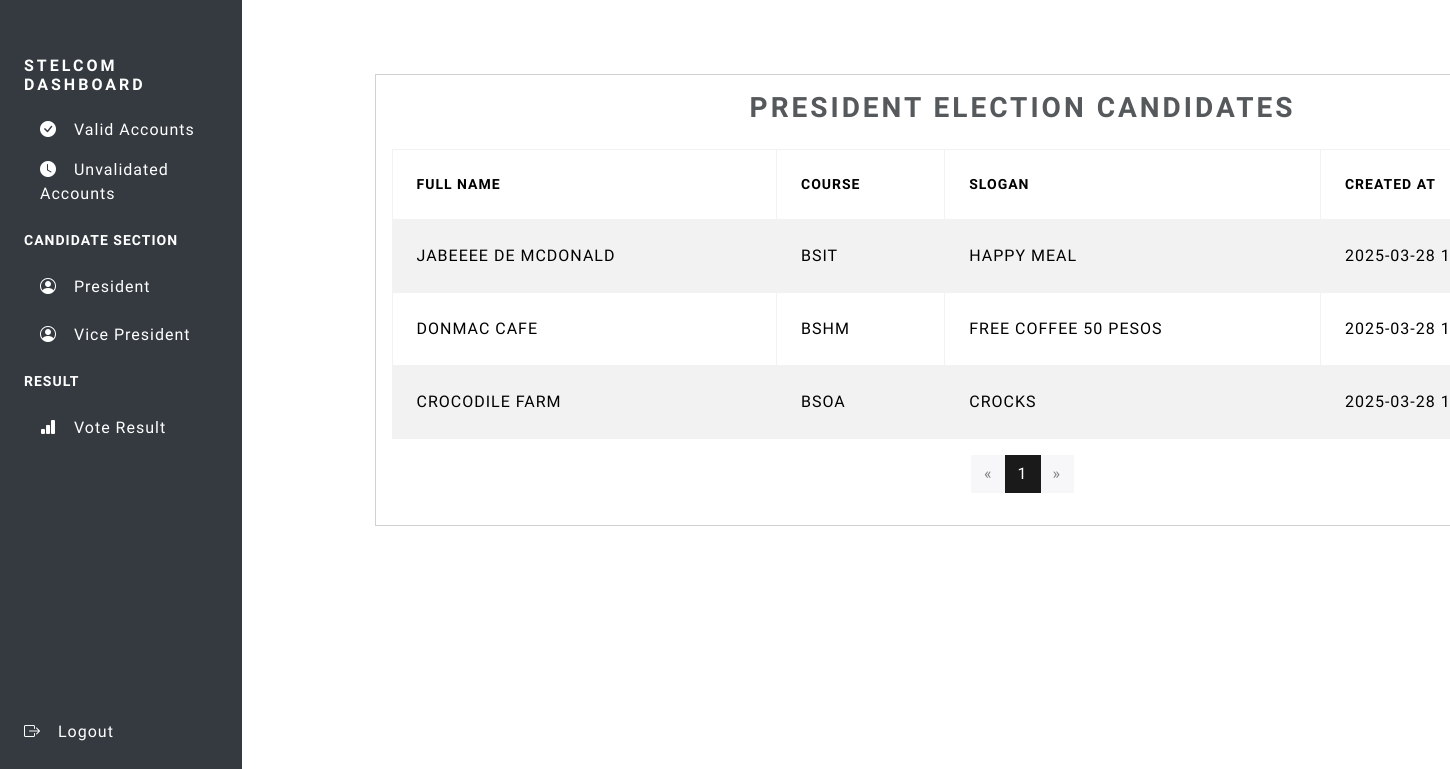
The page /stelcom/president.php (signed in) on the database its author committed.
### tables this page shows
CREATE TABLE `president_candidates` (
  `id` int(11) NOT NULL,
  `full_name` varchar(255) NOT NULL,
  `course` varchar(255) NOT NULL,
  `slogan` varchar(255) NOT NULL,
  `image` varchar(255) DEFAULT NULL,
  `created_at` timestamp NOT NULL DEFAULT current_timestamp()
);

### back-end/getpresident.php (called while the page is built, shortened)
<?php
include('../partial/connection.php');
$limit = 10;
$page = isset($_GET['page']) ? $_GET['page'] : 1;
$offset = ($page - 1) * $limit;
$sql = "SELECT `full_name`, `course`, `slogan`, `created_at`
        FROM `president_candidates`
        WHERE 1
        LIMIT $limit OFFSET $offset";
$result = mysqli_query($conn, $sql);
$totalQuery = "SELECT COUNT(*) FROM `president_candidates`";
$totalResult = mysqli_query($conn, $totalQuery);
$totalRecords = mysqli_fetch_row($totalResult)[0];
$totalPages = ceil($totalRecords / $limit);
?>

### stelcom/president.php (the view, shortened to what this page needs)
<?php
include ('../back-end/getpresident.php');
?>
<!DOCTYPE html>
<html lang="en">
<head>
    <link href="../assets/bootstrap/bootswatch/bootstrap.min.css" rel="stylesheet">
    <link href="https://cdn.jsdelivr.net/npm/bootstrap-icons@1.11.1/font/bootstrap-icons.css" rel="stylesheet">
</head>
<body>
<?php include 'components/sidebar.php'; ?>
<div class="container mt-4 main-content">
    <div class="table-container">
        <div class="card p-3">
            <h2 class="text-center mb-4">President Election Candidates</h2>
            <div class="table-responsive">
                <table class="table table-bordered table-hover table-striped">
                    <thead class="thead-light">
                        <tr>
                            <th>Full Name</th>
                            <th>Course</th>
                            <th>Slogan</th>
                            <th>Created At</th>
                        </tr>
                    </thead>
                    <tbody>
                        <?php while ($row = mysqli_fetch_assoc($result)): ?>
                        <tr>
                            <td><?php echo $row['full_name']; ?></td>
                            <td><?php echo $row['course']; ?></td>
                            <td><?php echo $row['slogan']; ?></td>
                            <td><?php echo $row['created_at']; ?></td>
                        </tr>
                        <?php endwhile; ?>
                    </tbody>
                </table>
            </div>
            <nav aria-label="Page navigation">
                <ul class="pagination justify-content-center">
                    <li class="page-item <?php echo ($page == 1) ? 'disabled' : ''; ?>">
                        <a class="page-link" href="?page=<?php echo $page - 1; ?>" aria-label="Previous">
                            <span aria-hidden="true">&laquo;</span>
                        </a>
                    </li>
                    <?php for ($i = 1; $i <= $totalPages; $i++): ?>
                        <li class="page-item <?php echo ($page == $i) ? 'active' : ''; ?>">
                            <a class="page-link" href="?page=<?php echo $i; ?>"><?php echo $i; ?></a>
                        </li>
                    <?php endfor; ?>
                    <li class="page-item <?php echo ($page == $totalPages) ? 'disabled' : ''; ?>">
                        <a class="page-link" href="?page=<?php echo $page + 1; ?>" aria-label="Next">
                            <span aria-hidden="true">&raquo;</span>
                        </a>
                    </li>
                </ul>
            </nav>
        </div>
    </div>
</div>
</body>
</html>

### stelcom/president.php (style rules this page uses)
.main-content { position: absolute; top: 50px; left: 25%; }

### rows shown on the page
president_candidates: full_name "JABEEEE DE MCDONALD", course "BSIT", slogan "HAPPY MEAL", created_at "2025-03-28…"
president_candidates: full_name "DONMAC CAFE", course "BSHM", slogan "FREE COFFEE 50 PESOS", created_at "2025-03-28…"
president_candidates: full_name "CROCODILE FARM", course "BSOA", slogan "CROCKS", created_at "2025-03-28…"
